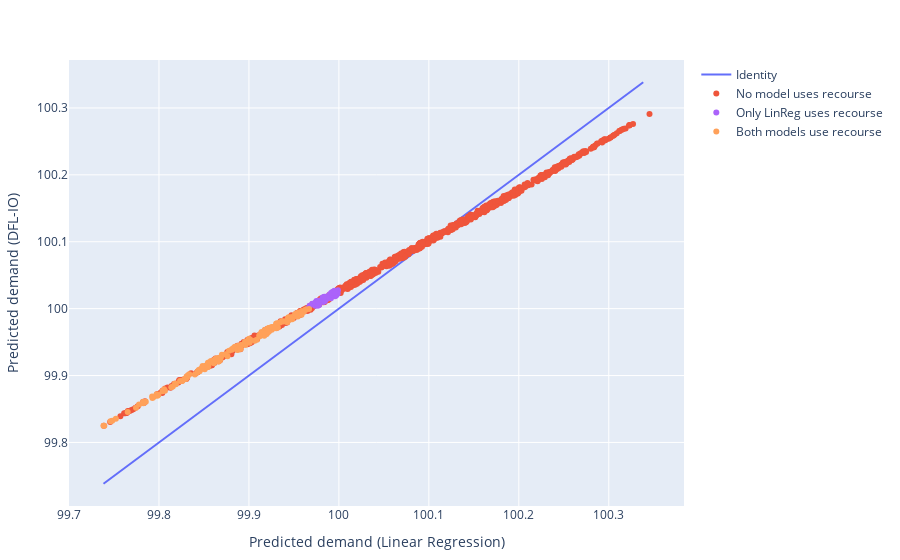

This figure's notebook cell:
### Code cell
plot_prediction_comparison(pred_compared, 3000, "close")
